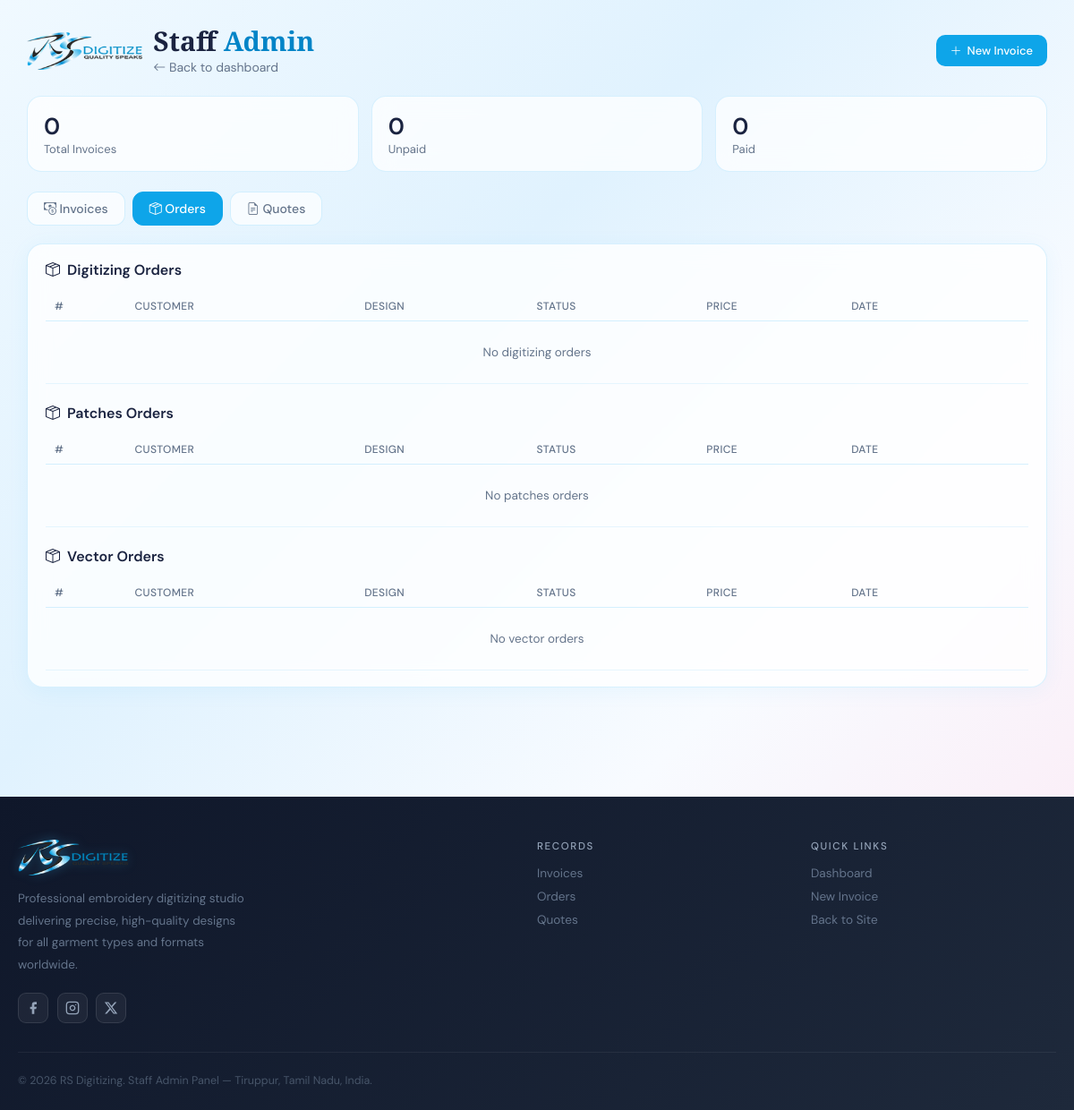
The app's page /staff-admin/?view=orders (signed in), older data.
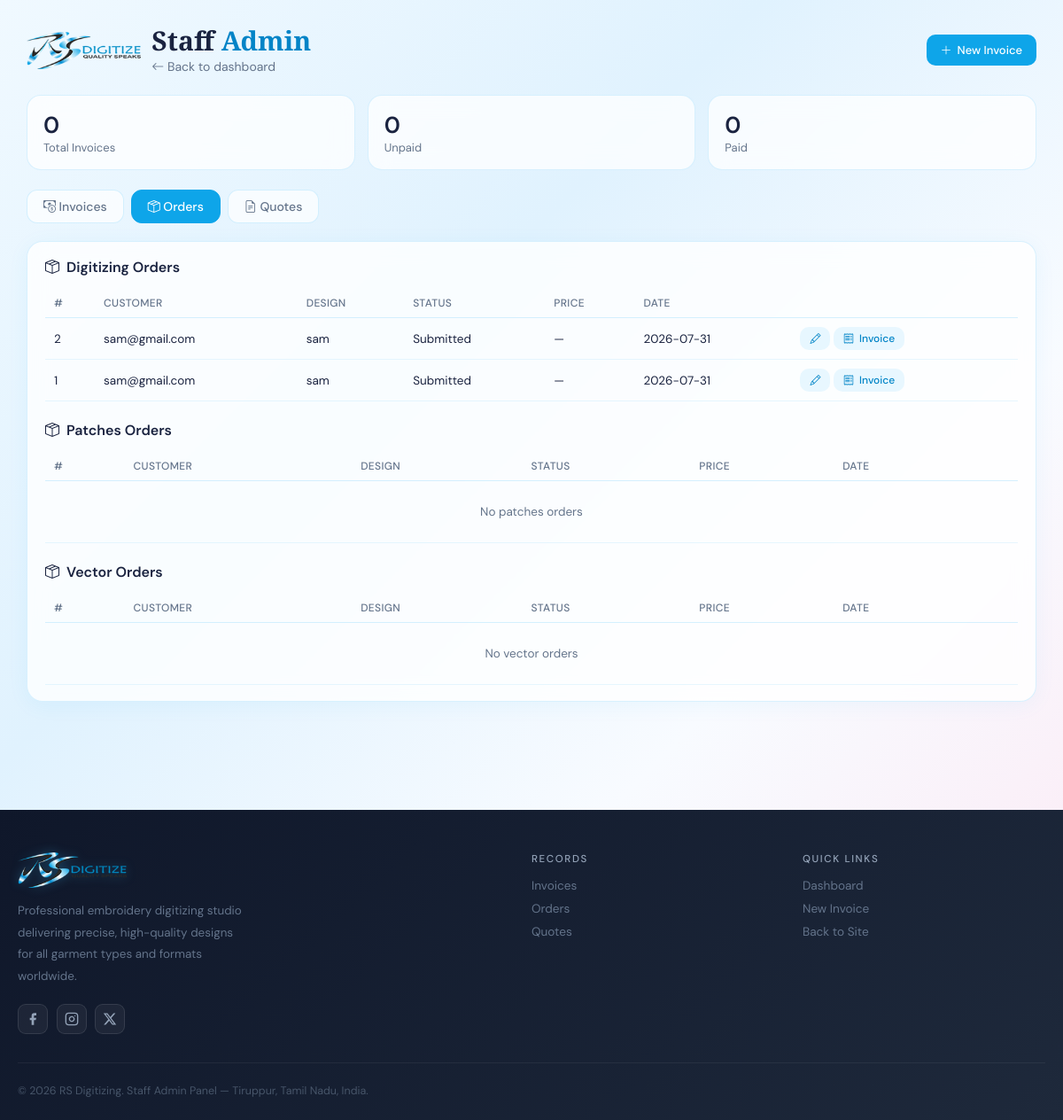
The same page, newer data.
### core/models.py (models this page shows, shortened)
class WorkflowMixin:
    """Shared helpers for the 6 Order/Quote models — status pipeline, client
    actions, and the preview/original file lock described in the workflow."""

class OrderDigitizing(WorkflowMixin, models.Model):
    user            = models.ForeignKey(User, on_delete=models.CASCADE, related_name='orders_digitizing')
    status          = models.CharField(max_length=25, choices=WORKFLOW_STATUS_CHOICES, default='submitted')
    design_name     = models.CharField(max_length=200)
    po_number       = models.CharField(max_length=100, blank=True)
    width_mm        = models.DecimalField(max_digits=8, decimal_places=2, null=True, blank=True)
    height_mm       = models.DecimalField(max_digits=8, decimal_places=2, null=True, blank=True)
    size_unit       = models.CharField(max_length=5, choices=UNIT_CHOICES, default='in', blank=True)
    format          = models.CharField(max_length=10, choices=FORMAT_CHOICES, blank=True)
    fabric          = models.CharField(max_length=100, blank=True)
    colors          = models.PositiveIntegerField(null=True, blank=True)
    placement       = models.CharField(max_length=100, blank=True)
    instructions    = models.TextField(blank=True)
    urgent          = models.BooleanField(default=False)
    date_needed     = models.DateField(null=True, blank=True)
    design_file     = models.FileField(upload_to='orders/digitizing/designs/', null=True, blank=True)
    reference_file  = models.FileField(upload_to='orders/digitizing/references/', null=True, blank=True)
    preview_file    = models.FileField(upload_to='orders/digitizing/previews/', null=True, blank=True)
    price           = models.DecimalField(max_digits=10, decimal_places=2, null=True, blank=True)
    admin_notes     = models.TextField(blank=True)
    client_notes    = models.TextField(blank=True)
    created_at      = models.DateTimeField(auto_now_add=True)
    updated_at      = models.DateTimeField(auto_now=True)
    class Meta:
        ordering = ['-created_at']
        verbose_name = 'Order – Digitizing'
        verbose_name_plural = 'Orders – Digitizing'

class User(AbstractUser):
    phone = models.CharField(max_length=15, blank=True)
    created_at = models.DateTimeField(auto_now_add=True)

### core/views.py (the view)
# urls.py: path('staff-admin/', views.admin_dashboard, name='admin_dashboard'),
@staff_required
def admin_dashboard(request):
    invoices = BillingInvoice.objects.select_related('user').prefetch_related('items')
    context = {
        'invoices':       invoices,
        'unpaid_count':   invoices.filter(status='unpaid').count(),
        'paid_count':     invoices.filter(status='paid').count(),
        'orders_digitizing': OrderDigitizing.objects.select_related('user')[:100],
        'orders_patches':    OrderPatches.objects.select_related('user')[:100],
        'orders_vector':     OrderVector.objects.select_related('user')[:100],
        'quotes_digitizing': QuoteDigitizing.objects.select_related('user')[:100],
        'quotes_patches':    QuotePatches.objects.select_related('user')[:100],
        'quotes_vector':     QuoteVector.objects.select_related('user')[:100],
        'view': request.GET.get('view', 'invoices'),
    }
    return render(request, 'admin_dashboard.html', context)

### templates/admin_dashboard.html (shortened to what this page needs)
{% load static %}
<!DOCTYPE html>
<html lang="en">
<head>
  <link href="https://cdn.jsdelivr.net/npm/bootstrap-icons@1.11.3/font/bootstrap-icons.min.css" rel="stylesheet"/>
</head>
<body>
<div class="wrap">
  <header>
    <div class="brand-block">
      <img src="{% static 'RS_Digitize_Logo.png' %}" alt="RS Digitize"/>
      <div>
        <h1>Staff <span>Admin</span></h1>
        <a href="{% url 'dashboard' %}" class="back"><i class="bi bi-arrow-left"></i> Back to dashboard</a>
      </div>
    </div>
    <a href="{% url 'admin_invoice_create' %}" class="btn"><i class="bi bi-plus-lg"></i> New Invoice</a>
  </header>
  <div class="stats">
    <div class="stat"><div class="num">{{ invoices|length }}</div><div class="lbl">Total Invoices</div></div>
    <div class="stat"><div class="num">{{ unpaid_count }}</div><div class="lbl">Unpaid</div></div>
    <div class="stat"><div class="num">{{ paid_count }}</div><div class="lbl">Paid</div></div>
  </div>
  <div class="tabs">
    <a href="?view=invoices" class="tab {% if view == 'invoices' %}active{% endif %}"><i class="bi bi-cash-coin"></i> Invoices</a>
    <a href="?view=orders" class="tab {% if view == 'orders' %}active{% endif %}"><i class="bi bi-box-seam"></i> Orders</a>
    <a href="?view=quotes" class="tab {% if view == 'quotes' %}active{% endif %}"><i class="bi bi-file-earmark-text"></i> Quotes</a>
  </div>
  <div class="card {% if view != 'orders' %}d-none{% endif %}">
    <h2><i class="bi bi-box-seam"></i> Digitizing Orders</h2>
    <table>
      <thead><tr><th>#</th><th>Customer</th><th>Design</th><th>Status</th><th>Price</th><th>Date</th><th></th></tr></thead>
      <tbody>
        {% for o in orders_digitizing %}
        <tr><td>{{ o.pk }}</td><td>{{ o.user.email }}</td><td>{{ o.design_name }}</td><td>{{ o.get_status_display }}</td>
          <td>{{ o.price|default:"—" }}</td><td>{{ o.created_at|date:"Y-m-d" }}</td>
          <td style="white-space:nowrap;">
            <a class="btn btn-ghost btn-sm" href="{% url 'admin_order_edit' 'digitizing' o.pk %}"><i class="bi bi-pencil"></i></a>
            <a class="btn btn-ghost btn-sm" href="{% url 'admin_invoice_create' %}?source=order_digitizing&pk={{ o.pk }}"><i class="bi bi-receipt"></i> Invoice</a>
          </td></tr>
        {% empty %}<tr><td colspan="7" class="empty">No digitizing orders</td></tr>{% endfor %}
      </tbody>
    </table>
    <h2 style="margin-top:22px;"><i class="bi bi-box-seam"></i> Patches Orders</h2>
    <table>
      <thead><tr><th>#</th><th>Customer</th><th>Design</th><th>Status</th><th>Price</th><th>Date</th><th></th></tr></thead>
      <tbody>
        {% for o in orders_patches %}
        <tr><td>{{ o.pk }}</td><td>{{ o.user.email }}</td><td>{{ o.design_name }}</td><td>{{ o.get_status_display }}</td>
          <td>{{ o.price|default:"—" }}</td><td>{{ o.created_at|date:"Y-m-d" }}</td>
          <td style="white-space:nowrap;">
            <a class="btn btn-ghost btn-sm" href="{% url 'admin_order_edit' 'patches' o.pk %}"><i class="bi bi-pencil"></i></a>
            <a class="btn btn-ghost btn-sm" href="{% url 'admin_invoice_create' %}?source=order_patches&pk={{ o.pk }}"><i class="bi bi-receipt"></i> Invoice</a>
          </td></tr>
        {% empty %}<tr><td colspan="7" class="empty">No patches orders</td></tr>{% endfor %}
      </tbody>
    </table>
    <h2 style="margin-top:22px;"><i class="bi bi-box-seam"></i> Vector Orders</h2>
    <table>
      <thead><tr><th>#</th><th>Customer</th><th>Design</th><th>Status</th><th>Price</th><th>Date</th><th></th></tr></thead>
      <tbody>
        {% for o in orders_vector %}
        <tr><td>{{ o.pk }}</td><td>{{ o.user.email }}</td><td>{{ o.design_name }}</td><td>{{ o.get_status_display }}</td>
          <td>{{ o.price|default:"—" }}</td><td>{{ o.created_at|date:"Y-m-d" }}</td>
          <td style="white-space:nowrap;">
            <a class="btn btn-ghost btn-sm" href="{% url 'admin_order_edit' 'vector' o.pk %}"><i class="bi bi-pencil"></i></a>
            <a class="btn btn-ghost btn-sm" href="{% url 'admin_invoice_create' %}?source=order_vector&pk={{ o.pk }}"><i class="bi bi-receipt"></i> Invoice</a>
          </td></tr>
        {% empty %}<tr><td colspan="7" class="empty">No vector orders</td></tr>{% endfor %}
      </tbody>
    </table>
  </div>
</div>
<footer class="page-footer">
  <div class="ft-inner">
    <div class="ft-grid">
      <div>
        <div class="ft-brand">
          <img src="{% static 'RS_Digitize_Logo.png' %}" alt="RS Digitizing"/>
        </div>
        <p class="ft-desc">Professional embroidery digitizing studio delivering precise, high-quality designs for all garment types and formats worldwide.</p>
        <div class="ft-socials">
          <div class="ft-social" title="Facebook"><svg width="16" height="16" viewBox="0 0 24 24" fill="currentColor"><path d="M18 2h-3a5 5 0 0 0-5 5v3H7v4h3v8h4v-8h3l1-4h-4V7a1 1 0 0 1 1-1h3z"/></svg></div>
          <div class="ft-social" title="Instagram"><svg width="16" height="16" viewBox="0 0 24 24" fill="none" stroke="currentColor" stroke-width="2" stroke-linecap="round"><rect x="2" y="2" width="20" height="20" rx="5"/><path d="M16 11.37A4 4 0 1 1 12.63 8 4 4 0 0 1 16 11.37z"/><line x1="17.5" y1="6.5" x2="17.51" y2="6.5"/></svg></div>
          <div class="ft-social" title="Twitter"><svg width="16" height="16" viewBox="0 0 24 24" fill="currentColor"><path d="M18.244 2.25h3.308l-7.227 8.26 8.502 11.24H16.17l-5.214-6.817L4.99 21.75H1.68l7.73-8.835L1.254 2.25H8.08l4.713 6.231zm-1.161 17.52h1.833L7.084 4.126H5.117z"/></svg></div>
        </div>
      </div>
      <div>
        <div class="ft-col-title">Records</div>
        <div class="ft-links">
          <a href="?view=invoices" class="ft-link">Invoices</a>
          <a href="?view=orders" class="ft-link">Orders</a>
          <a href="?view=quotes" class="ft-link">Quotes</a>
        </div>
      </div>
      <div>
        <div class="ft-col-title">Quick Links</div>
        <div class="ft-links">
          <a href="{% url 'dashboard' %}" class="ft-link">Dashboard</a>
          <a href="{% url 'admin_invoice_create' %}" class="ft-link">New Invoice</a>
          <a href="{% url 'index' %}" class="ft-link">Back to Site</a>
        </div>
      </div>
    </div>
    <div class="ft-bottom">
      <p class="ft-copy">© 2026 RS Digitizing. Staff Admin Panel — Tiruppur, Tamil Nadu, India.</p>
    </div>
  </div>
</footer>
</body>
</html>

### templates/admin_dashboard.html (style rules this page uses)
:root { --sky-100:#e0f2fe;--sky-200:#bae6fd;--sky-400:#38bdf8;--sky-500:#0ea5e9;--sky-600:#0284c7; --blush:#fce7f3;--ink:#1a2340;--muted:#64748b;--ok:#16a34a;--warn:#d97706; }
*,*::before,*::after { box-sizing:border-box;margin:0;padding:0; }
body { font-family:'DM Sans',sans-serif;color:var(--ink); background:linear-gradient(135deg,#f0f9ff 0%,#e0f2fe 35%,#f8fbff 65%,#fce7f3 100%) fixed; min-height:100vh;display:flex;flex-direction:column; }
.wrap { max-width:1180px;margin:0 auto;width:100%;padding:28px 20px 60px;flex:1; }
header { display:flex;align-items:center;justify-content:space-between;flex-wrap:wrap;gap:14px;margin-bottom:22px; }
header .brand-block { display:flex;align-items:center;gap:12px;min-width:0; }
header img { height:42px;width:auto;flex-shrink:0; }
h1 { font-family:'Cormorant Garamond',serif;font-weight:600;font-size:30px;line-height:1.2; }
h1 span { color:var(--sky-600); }
a.back { color:var(--muted);text-decoration:none;font-size:14px; }
.tabs { display:flex;gap:8px;margin-bottom:20px;flex-wrap:wrap; }
.tab { padding:9px 18px;border-radius:12px;background:rgba(255,255,255,.7);border:1px solid rgba(186,230,253,.6); color:var(--muted);text-decoration:none;font-size:14px;font-weight:500;transition:.2s; }
.tab.active,.tab:hover { background:var(--sky-500);color:#fff;border-color:var(--sky-500); }
.stats { display:grid;grid-template-columns:repeat(auto-fit,minmax(160px,1fr));gap:14px;margin-bottom:22px; }
.stat { background:rgba(255,255,255,.75);backdrop-filter:blur(12px);border:1px solid rgba(186,230,253,.55); border-radius:16px;padding:16px 18px; }
.stat .num { font-size:26px;font-weight:600; }
.stat .lbl { color:var(--muted);font-size:13px; }
.card { background:rgba(255,255,255,.8);backdrop-filter:blur(12px);border:1px solid rgba(186,230,253,.55); border-radius:18px;padding:18px 20px;margin-bottom:22px;box-shadow:0 4px 24px rgba(14,165,233,.06); }
.card h2 { font-size:16px;font-weight:600;margin-bottom:14px;display:flex;align-items:center;gap:8px; }
.btn { display:inline-flex;align-items:center;gap:6px;background:var(--sky-500);color:#fff;border:none; padding:9px 16px;border-radius:10px;font-size:13px;font-weight:500;cursor:pointer;text-decoration:none;transition:.2s; }
.btn-ghost { background:rgba(56,189,248,.1);color:var(--sky-600); }
.btn-sm { padding:5px 11px;font-size:12px; }
table { width:100%;border-collapse:collapse;font-size:13.5px; }
th { text-align:left;color:var(--muted);font-weight:500;font-size:12px;text-transform:uppercase; letter-spacing:.03em;padding:8px 10px;border-bottom:1px solid rgba(186,230,253,.6); }
td { padding:10px;border-bottom:1px solid rgba(186,230,253,.35); }
.empty { text-align:center;color:var(--muted);padding:26px; }
.card { overflow-x:auto; }
.page-footer { background:linear-gradient(135deg,#0f172a,#1e293b); padding:3rem 20px 1.6rem;margin-top:2.5rem; }
.page-footer .ft-inner { max-width:1180px;margin:0 auto; }
.ft-grid { display:grid;grid-template-columns:2fr 1fr 1fr;gap:2rem;margin-bottom:2rem; }
.ft-brand { display:flex;align-items:center;gap:10px;margin-bottom:.9rem; }
.ft-brand img { height:40px;width:auto;filter:drop-shadow(0 0 6px rgba(56,189,248,.3)); }
.ft-desc { color:#64748b;line-height:1.82;font-size:.84rem;max-width:260px; }
.ft-socials { display:flex;gap:.6rem;margin-top:1.2rem; }
.ft-social { width:34px;height:34px;background:rgba(255,255,255,.05); border:1px solid rgba(255,255,255,.1);border-radius:9px; display:flex;align-items:center;justify-content:center; font-size:.95rem;cursor:pointer;transition:all .25s;color:#94a3b8; }
.ft-col-title { font-size:.72rem;letter-spacing:.14em;text-transform:uppercase;color:#94a3b8;margin-bottom:.9rem;font-weight:500; }
.ft-links { display:flex;flex-direction:column;gap:.55rem; }
.ft-link { color:#64748b;font-size:.85rem;text-decoration:none;transition:color .22s; }
.ft-bottom { border-top:1px solid rgba(255,255,255,.06); padding-top:1.4rem;display:flex;justify-content:space-between; align-items:center;flex-wrap:wrap;gap:.8rem; }
.ft-copy { color:#475569;font-size:.78rem; }

Row changes from the older to the newer data that the page shows:
added OrderDigitizing: pk "2", user.email "sam@gmail.com", design_name "sam", status "Submitted", price "—", created_at "2026-07-31"
added OrderDigitizing: pk "1", user.email "sam@gmail.com", design_name "sam", status "Submitted", price "—", created_at "2026-07-31"
Text that changed along with them:
text no longer shown: "No digitizing orders"
